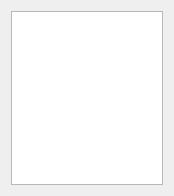
<?xml version="1.0" encoding="UTF-8"?>
<ui version="4.0">
 <class>note</class>
 <widget class="QDialog" name="note">
  <property name="geometry">
   <rect>
    <x>0</x>
    <y>0</y>
    <width>174</width>
    <height>196</height>
   </rect>
  </property>
  <property name="windowTitle">
   <string>Dialog</string>
  </property>
  <property name="styleSheet">
   <string notr="true">border-image: url(:/image/image/11.png);</string>
  </property>
  <layout class="QVBoxLayout" name="verticalLayout">
   <item>
    <widget class="QTextEdit" name="textEdit"/>
   </item>
  </layout>
 </widget>
 <resources/>
 <connections/>
</ui>
